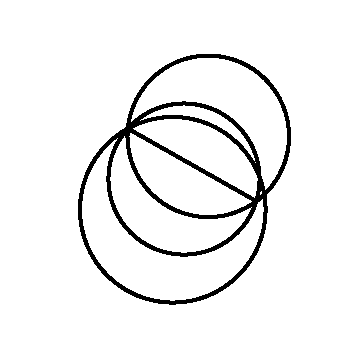
#> input picture geoclidean/constraints/concept_cccl/train/1_fin.png, 360 x 360 px, found by its file name
$ python detection.py
#> lines starting #> are read from the running program, lines starting #| are printed output that depends on the picture; after the words box and inside, x2 and y2 are one past the last pixel; in counts of white or black regions, pixels touching at a corner belong together
import torch
import torch.nn as nn

import cv2
import numpy as np

image_path = "geoclidean/constraints/concept_ccc/test/in_5_fin.png"
image_path = "geoclidean/constraints/concept_cccl/train/1_fin.png"
image_path = "geoclidean/constraints/concept_lll/train/3_fin.png"
image_path = "geoclidean/elements/concept_ang_bisector/train/5_fin.png"
image_path = "geoclidean/elements/concept_diameter/train/{}_fin.png"
image_path = "geoclidean/elements/concept_{}/{}/{}_fin.png"
#image_path = "geoclidean/constraints/concept_llcc/train/4_fin.png"
# read the image

def raw_parse(image_path):
    img = cv2.imread(image_path,cv2.IMREAD_COLOR)
#> img is the input picture: shape (360, 360, 3); 94.5% white; 1 black region, box (x1, y1, x2, y2) and area: (78, 54, 291, 305) 7101
    # convert to gray scale

    gray_blurred = cv2.cvtColor(img ,cv2.COLOR_RGBA2GRAY)
    # blur using the 3x3 kernel

    #gray_blurred = cv2.medianBlur(gray_blurred,3)

    detected_circles = cv2.HoughCircles(gray_blurred,
                   cv2.HOUGH_GRADIENT, 1, 60, param1 = 80,param2 = 30, minRadius = 1, maxRadius = 155)
#> detected_circles = [[172.5, 209.5, 95.1], [207.5, 136.5, 78.5]]
    #cv2.HoughCircles(gray_blurred,
                                    #cv2.HOUGH_GRADIENT,1,55,param1 = 70,
                                    #param2 = 30, minRadius = 5, maxRadius = 150)


    edges = cv2.Canny(gray_blurred,25, 50)
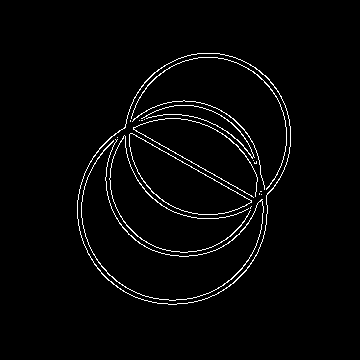
#> edges: shape (360, 360); 2.5% white in thin lines or dots, all inside (x1, y1, x2, y2) = (77, 53, 291, 305)
    detected_lines= cv2.HoughLinesP(edges, 1, np.pi/180, 60, maxLineGap=150)
#> detected_lines = [[130, 133, 267, 208], [125, 125, 266, 203]]
    #detected_lines= cv2.HoughLines(gray_blurred, 1, np.pi/180,700)

    output_lines = []

    if detected_lines is not None:
        for line in detected_lines:
            x1, y1, x2, y2 = line[0]
            cv2.line(img, (x1, y1), (x2, y2), (0, 0, 256), 2)
            output_lines.append([(x1,y1),(x2,y2)])
#> this loop made 2 passes
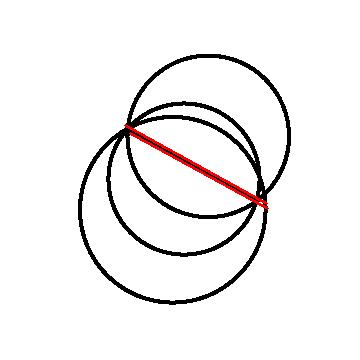
#> img: shape (360, 360, 3); 0.67% of pixels changed, all inside (x1, y1, x2, y2) = (124, 124, 269, 210)
#> after the loop, output_lines = [[(130, 133), (267, 208)], [(125, 125), (266, 203)]]

    #cv2.imshow("Detected Lines",img)
    #cv2.waitKey(0)

    output_circles = []

    # draw circles that are detected
    if detected_circles is not None:

        # convert the circle parameters a,b and r to integers
        detected_circles = np.uint16(np.around(detected_circles))
#> detected_circles = [[172, 210, 95], [208, 136, 78]]

        # namomo, adjust lines
        for pt in detected_circles[0, :]:
            a, b, r = pt[0], pt[1], pt[2]

            # Draw the circumference of the circle.
            cv2.circle(img, (a, b), r, (0, 255, 0), 3)

            # Draw a small circle (of radius 1) to show the center.
            cv2.circle(img, (a, b), 1, (0, 0, 255), 3)
            output_circles.append([a,b,r])
#> this loop made 2 passes
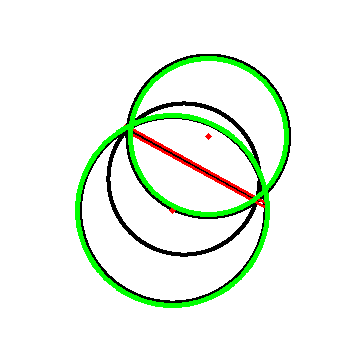
#> img: shape (360, 360, 3); 4.15% of pixels changed, all inside (x1, y1, x2, y2) = (75, 56, 289, 308)
#> after the loop, output_circles = [[172, 210, 95], [208, 136, 78]]

    cv2.imshow("Detected Circle",img)
    cv2.waitKey(0)
    return output_lines,output_circles

def parse_raw_lines(image):
    return 0

def parse_raw_circles(image):
    return 0

def parse_raw_points(image):
    return 0

names = ["ang_bisector","angle","diameter","eq_t","oblong","parallel_l",
        "perp_bisector","quadrilateral","radii","rectilinear","rhomboid",
        "rhombus","right_ang_t","segment","sixty_ang","square","triangle"]

def reveal_all_concepts(names,split = "train"):
    image_path = "geoclidean/elements/concept_{}/{}/{}_fin.png"
    for name in names:
        for i in range(5):
            a,b = raw_parse(image_path.format(name,split,i+1))
#> a has the same summary as output_lines in raw_parse; b = [[172, 210, 95], [208, 136, 78]]
            print(a,b)
#| [[(130, 133), (267, 208)], [(125, 125), (266, 203)]] [[172, 210, 95], [208, 136, 78]]
#> pass 3 of the loop in reveal_all_concepts, `for name in names:`:
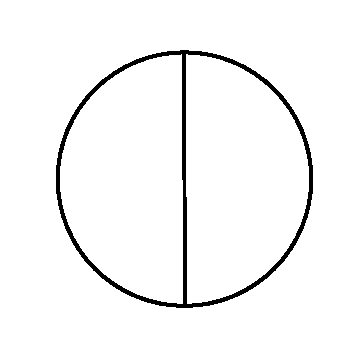
#> input picture geoclidean/elements/concept_diameter/train/1_fin.png, 360 x 360 px
#> in raw_parse, img is the input picture: shape (360, 360, 3); 96.6% white; 1 black region, box (x1, y1, x2, y2) and area: (56, 50, 313, 308) 4385
#> in raw_parse (call 11), `detected_circles = cv2.HoughCircles(gray_blurred, cv2.HOUGH_GRADIENT, ..`: detected_circles = [[183.5, 178.5, 128.4]]
#> in raw_parse (call 11), `detected_lines= cv2.HoughLinesP(edges, 1, np.pi/180, 60, maxLineGap=150)`: detected_lines = [[185, 307, 185, 49], [181, 307, 181, 49], [182, 307, 182, 49], [186, 307, 186, 49]]
#> the loop in raw_parse (call 11), `for line in detected_lines:` made 4 passes
#> (line, x1, x2) on passes 1 to 4: ([[185, 307, 185, 49]], 185, 185), ([[181, 307, 181, 49]], 181, 181), ([[182, 307, 182, 49]], 182, 182), ([[186, 307, 186, 49]], 186, 186)
#> after the loop in raw_parse (call 11), `for line in detected_lines:`:
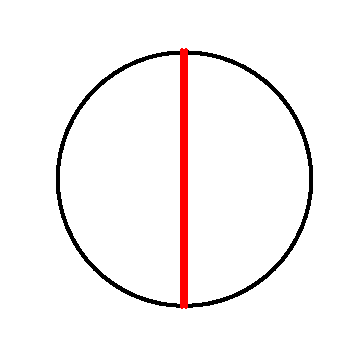
#> img: shape (360, 360, 3); 1.6% of pixels changed, all inside (x1, y1, x2, y2) = (180, 48, 188, 309)
#> after the loop in raw_parse (call 11), `for line in detected_lines:`: output_lines = [[(185, 307), (185, 49)], [(181, 307), (181, 49)], [(182, 307), (182, 49)], [(186, 307), (186, 49)]]
#> in raw_parse (call 11), `detected_circles = np.uint16(np.around(detected_circles))`: detected_circles = [[184, 178, 128]]
#> the loop in raw_parse (call 11), `for pt in detected_circles[0, :]:` made 1 pass
#> after the loop in raw_parse (call 11), `for pt in detected_circles[0, :]:`:
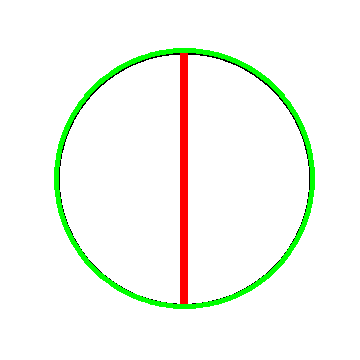
#> img: shape (360, 360, 3); 3.12% of pixels changed, all inside (x1, y1, x2, y2) = (54, 48, 315, 309)
#> in reveal_all_concepts, `a,b = raw_parse(image_path.format(name,split,i+1))`: a has the same summary as output_lines in raw_parse
#| [[(185, 307), (185, 49)], [(181, 307), (181, 49)], [(182, 307), (182, 49)], [(186, 307), (186, 49)]] [[184, 178, 128]]
#> the loop made 17 passes; the first 3 are shown

def reveal_all_constraints(names,split = "train"):
    image_path = "geoclidean/constraints/concept_{}/{}/{}_fin.png"
    for name in names:
        for i in range(5):
            a,b = raw_parse(image_path.format(name,split,i+1))
            print(a,b)

cons = ["ccc","cccc","cccl","ccl","cct","clcc","clcl","cll","clll","clt","lcc",
"llcc","lll","lllc","llll","llt","tcc","tcl","tll"]

def detect_lines_and_circles(image_path):
    img = cv2.imread(image_path,cv2.IMREAD_COLOR)
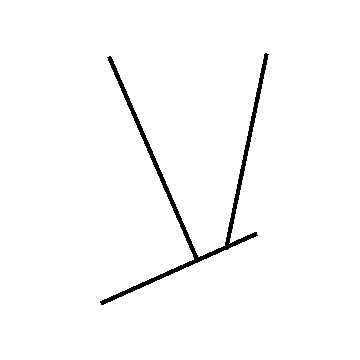
#> input picture geoclidean/constraints/concept_lll/train/3_fin.png, 360 x 360 px
#> img is the input picture: shape (360, 360, 3); 98.1% white; 1 black region, box (x1, y1, x2, y2) and area: (100, 53, 269, 305) 2504
    # convert to gray scale

    gray_blurred = cv2.cvtColor(img ,cv2.COLOR_RGBA2GRAY)
    # blur using the 3x3 kernel

    #gray_blurred = cv2.medianBlur(gray_blurred,3)

    detected_circles = cv2.HoughCircles(gray_blurred,
                   cv2.HOUGH_GRADIENT, 1, 60, param1 = 80,param2 = 30, minRadius = 1, maxRadius = 155)
#> detected_circles = None
    #cv2.HoughCircles(gray_blurred,
                                    #cv2.HOUGH_GRADIENT,1,55,param1 = 70,
                                    #param2 = 30, minRadius = 5, maxRadius = 150)


    edges = cv2.Canny(gray_blurred,25, 50)
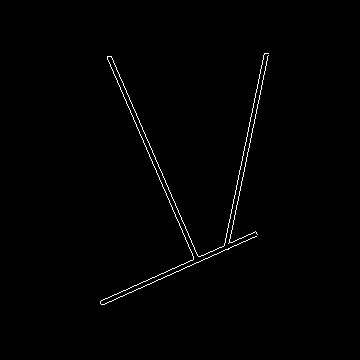
#> edges: shape (360, 360); 0.85% white in thin lines or dots, all inside (x1, y1, x2, y2) = (100, 53, 269, 305)
    detected_lines= cv2.HoughLinesP(edges, 1, np.pi/180, 60, maxLineGap=150)
#> detected_lines = [[227, 249, 268, 55], [136, 113, 199, 261], [100, 301, 254, 232], [107, 56, 195, 263], [223, 250, 265, 53], [222, 251, 264, 53], [103, 304, 256, 236], [102, 304, 255, 236], [107, 57, 153, 165]]
    #detected_lines= cv2.HoughLines(gray_blurred, 1, np.pi/180,700)

    output_lines = []

    if detected_lines is not None:
        for line in detected_lines:
            x1, y1, x2, y2 = line[0]
            cv2.line(img, (x1, y1), (x2, y2), (0, 0, 256), 2)
            output_lines.append([(x1,360-y1),(x2,360-y2)])
#> this loop made 9 passes
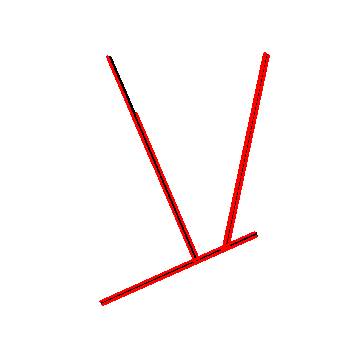
#> img: shape (360, 360, 3); 2.53% of pixels changed, all inside (x1, y1, x2, y2) = (99, 52, 270, 306)
#> after the loop, output_lines = [[(227, 111), (268, 305)], [(136, 247), (199, 99)], [(100, 59), (254, 128)], [(107, 304), (195, 97)], [(223, 110), (265, 307)], [(222, 109), (264, 307)], [(103, 56), (256, 124)], [(102, 56), (255, 124)], [(107, 303), (153, 195)]]

    #cv2.imshow("Detected Lines",img)
    #cv2.waitKey(0)

    output_circles = []

    # draw circles that are detected
    if detected_circles is not None:

        # convert the circle parameters a,b and r to integers
        detected_circles = np.uint16(np.around(detected_circles))

        # namomo, adjust lines
        for pt in detected_circles[0, :]:
            a, b, r = pt[0], pt[1], pt[2]
            b = b
            # Draw the circumference of the circle.
            cv2.circle(img, (a, b), r, (0, 255, 0), 3)

            # Draw a small circle (of radius 1) to show the center.
            cv2.circle(img, (a, b), 1, (0, 0, 255), 3)
            output_circles.append([a,360-b,r])

    cv2.imshow("Detected Components",img)
    return output_lines,output_circles

#reveal_all_constraints(cons)
if __name__ == "__main__":
    reveal_all_concepts(names)
    l,c = detect_lines_and_circles("geoclidean/constraints/concept_lll/train/3_fin.png")
#> l has the same summary as output_lines in detect_lines_and_circles; c = []
    #reveal_all_concepts(names)
